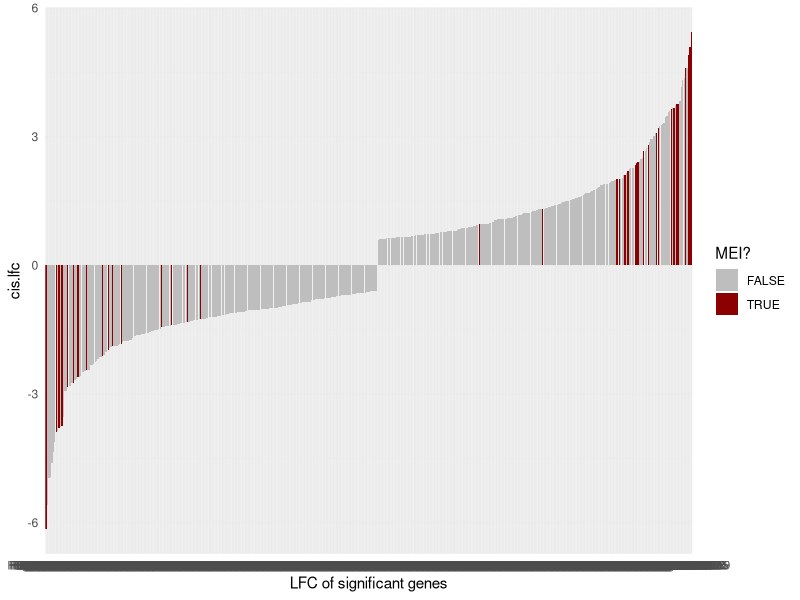

R code for this plot:
d=read.table("annotation.tsv", header=T, sep="\t")
library(ggplot2)


p <- ggplot(d) + aes(x = reorder(gene_id, order(cis.lfc)), 
                y=cis.lfc, 
                fill=grepl("MEI",Sascha), 
                col=NULL) + 
  geom_bar(stat="identity") + 
  scale_fill_manual(name="MEI?", values=c("grey","darkred")) + 
  theme_minimal() + 
  xlab("LFC of significant genes")
ggsave("annotation.pdf", p, width=12,height=3)
